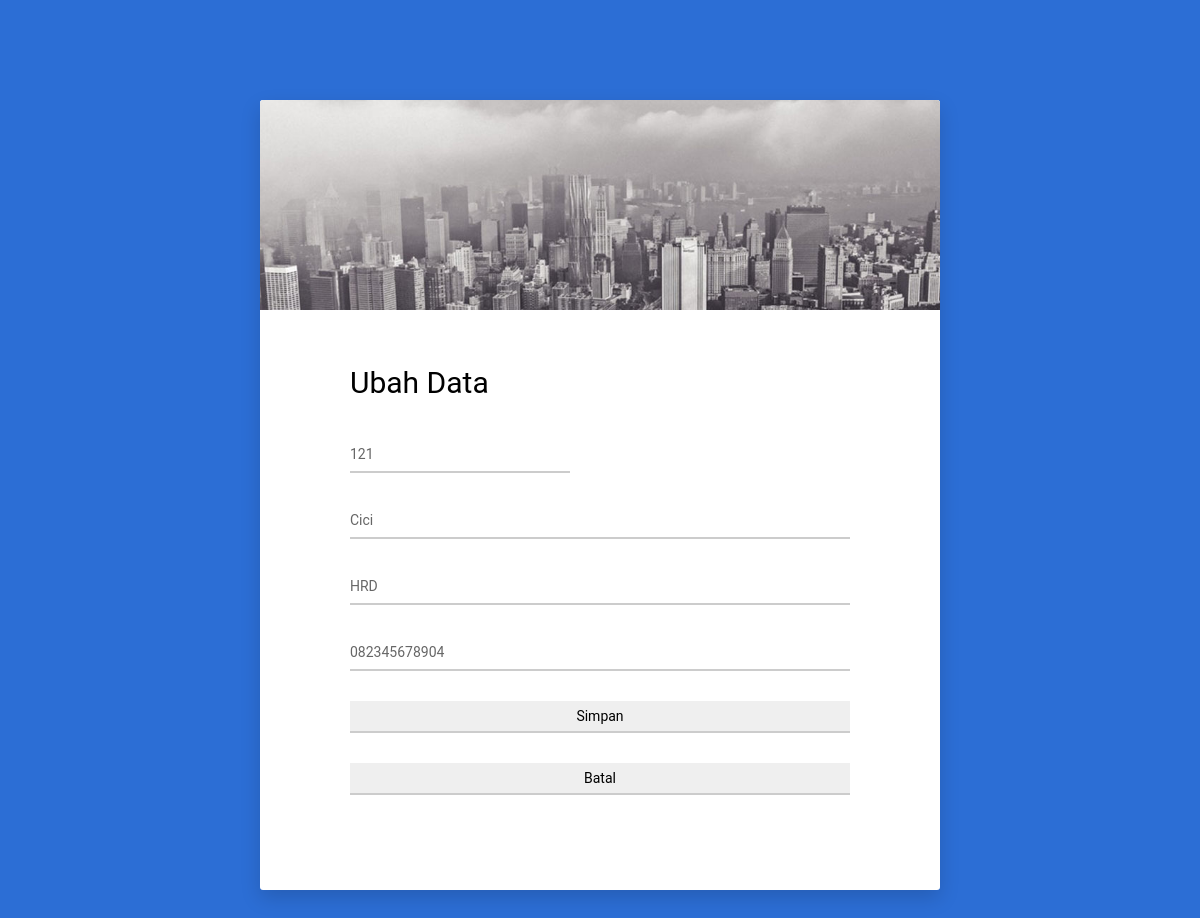
/pegawai/ubah/121, run on the app's committed database.
### tables this page shows
CREATE TABLE `pegawai` (
  `id` int(3) NOT NULL,
  `nama` varchar(25) NOT NULL,
  `dept` varchar(25) NOT NULL,
  `telp` varchar(15) NOT NULL
);

### application/controllers/Pegawai.php (called while the page is built, shortened)
<?php if ( ! defined('BASEPATH')) exit('No direct script access allowed');
class Pegawai extends CI_Controller {
  public function __construct(){
    $this->load->model('PegawaiModel');
  }
  public function ubah($id){
    $data['pegawai'] = $this->PegawaiModel->view_by($id);
    $this->load->view('pegawai/edit_data', $data);
  }
}

### index.php (called while the page is built, shortened)
<?php
require_once BASEPATH.'core/CodeIgniter.php';

### application/models/PegawaiModel.php (called while the page is built, shortened)
<?php if ( ! defined('BASEPATH')) exit('No direct script access allowed');
class PegawaiModel extends CI_Model {
  public function view_by($id){
    $this->db->where('id', $id);
    return $this->db->get('pegawai')->row();
  }
}

### application/views/pegawai/edit_data.php (the view, shortened to what this page needs)
<!DOCTYPE html>
<html lang="en">
<head>
    <link href="<?php echo base_url(); ?>vendor/mdi-font/css/material-design-iconic-font.min.css" rel="stylesheet" media="all">
    <link href="<?php echo base_url(); ?>vendor/font-awesome-4.7/css/font-awesome.min.css" rel="stylesheet" media="all">
    <link href="<?php echo base_url(); ?>vendor/select2/select2.min.css" rel="stylesheet" media="all">
    <link href="<?php echo base_url(); ?>vendor/datepicker/daterangepicker.css" rel="stylesheet" media="all">
    <link href="<?php echo base_url(); ?>css/main.css" rel="stylesheet" media="all">
</head>
<body>
    <div class="page-wrapper bg-blue p-t-100 p-b-100 font-robo">
        <div class="wrapper wrapper--w680">
            <div class="card card-1">
                <div class="card-heading"></div>
                <div class="card-body">
                    <h2 class="title">Ubah Data</h2>
                    <?php echo form_open("pegawai/ubah/".$pegawai->id); ?>
                        <div class="row row-space">
                            <div class="col-2">
                                <div class="input-group">
                                    <input class="input--style-1" type="text" placeholder="ID" name="input_id" value="<?php echo set_value('input_id', $pegawai->id); ?>">
                                </div>
                            </div>
                        </div>
                        <div class="input-group">
                            <input class="input--style-1" type="text" placeholder="NAMA" name="input_nama" value="<?php echo set_value('input_nama', $pegawai->nama); ?>">
                        </div>
                        <div class="input-group">
                            <input class="input--style-1" type="text" placeholder="DEPARTEMEN" name="input_dept" value="<?php echo set_value('input_dept', $pegawai->dept); ?>">
                        </div>
                        <div class="input-group">
                            <input class="input--style-1" type="text" placeholder="TELEPON" name="input_telp" value="<?php echo set_value('input_telp', $pegawai->telp); ?>">
                        </div>
                        <div class="input-group">
                        <input type="submit" name="submit" value="Simpan" style="height: 30px">
                        </div>
                        <div class="input-group">
                        <a href="<?php echo base_url(); ?>"><input type="button" value="Batal" style="height: 30px"></a>
                        </div>
                    <?php echo form_close(); ?>
                </div>
            </div>
        </div>
    </div>
</body>
</html>

### css/main.css (style rules this page uses)
.font-robo { font-family: "Roboto", "Arial", "Helvetica Neue", sans-serif; }
.row { display: -webkit-box; display: -webkit-flex; display: -moz-box; display: -ms-flexbox; display: flex; -webkit-flex-wrap: wrap; -ms-flex-wrap: wrap; flex-wrap: wrap; }
.row-space { -webkit-box-pack: justify; -webkit-justify-content: space-between; -moz-box-pack: justify; -ms-flex-pack: justify; justify-content: space-between; }
.col-2 { width: -webkit-calc((100% - 60px) / 2); width: -moz-calc((100% - 60px) / 2); width: calc((100% - 60px) / 2); }
html { -webkit-box-sizing: border-box; -moz-box-sizing: border-box; box-sizing: border-box; }
* { padding: 0; margin: 0; }
*, *:before, *:after { -webkit-box-sizing: inherit; -moz-box-sizing: inherit; box-sizing: inherit; }
body, h1, h2, h3, h4, h5, h6, blockquote, p, pre, dl, dd, ol, ul, figure, hr, fieldset, legend { margin: 0; padding: 0; }
.page-wrapper { min-height: 100vh; }
body { font-family: "Roboto", "Arial", "Helvetica Neue", sans-serif; font-weight: 400; font-size: 14px; }
h1, h2, h3, h4, h5, h6 { font-weight: 400; }
h2 { font-size: 30px; }
.bg-blue { background: #2c6ed5; }
.p-t-100 { padding-top: 100px; }
.p-b-100 { padding-bottom: 100px; }
.wrapper { margin: 0 auto; }
.wrapper--w680 { max-width: 680px; }
input { outline: none; margin: 0; border: none; -webkit-box-shadow: none; -moz-box-shadow: none; box-shadow: none; width: 100%; font-size: 14px; font-family: inherit; }
.input-group { position: relative; margin-bottom: 30px; border-bottom: 2px solid #ccc; }
.input--style-1 { padding: 9px 0; color: #666; }
.title { margin-bottom: 37px; }
.card { overflow: hidden; -webkit-border-radius: 3px; -moz-border-radius: 3px; border-radius: 3px; background: #fff; }
.card-1 { -webkit-box-shadow: 0px 8px 20px 0px rgba(0, 0, 0, 0.15); -moz-box-shadow: 0px 8px 20px 0px rgba(0, 0, 0, 0.15); box-shadow: 0px 8px 20px 0px rgba(0, 0, 0, 0.15); }
.card-1 .card-heading { background: url("../images/bg-head-02.jpg") center center/cover no-repeat; padding-top: 210px; }
.card-1 .card-body { padding: 0 90px; padding-top: 55px; padding-bottom: 65px; }

### data on the page
pegawai: input_id "121", input_nama "Cici", input_dept "HRD", input_telp "082345678904"
